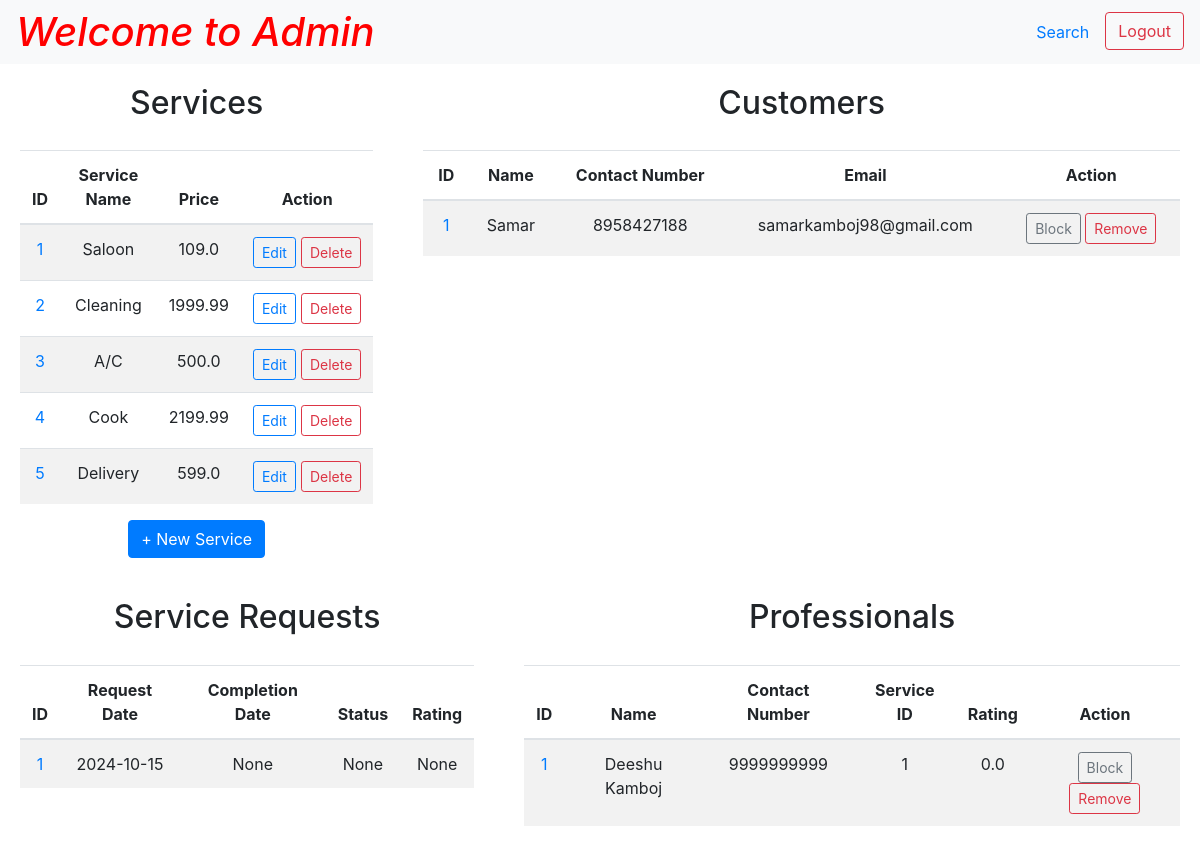
The app's page /admin (signed in) with its own data.
### tables this page shows
CREATE TABLE "services" (
    "id" INTEGER,
    "name" TEXT NOT NULL UNIQUE,
    "description" TEXT NOT NULL,
    "price" REAL NOT NULL,
    PRIMARY KEY("id")
);

CREATE TABLE "customers" (
    "id" INTEGER,
    "fname" TEXT NOT NULL,
    "lname" TEXT,
    "address" TEXT,
    "pincode" INTEGER,
    "contact_number" TEXT NOT NULL UNIQUE,
    "email" TEXT NOT NULL UNIQUE,
    "password" TEXT NOT NULL,
    "status" TEXT CHECK("status" in ('active', 'block')) DEFAULT 'active',
    PRIMARY KEY("id")
);

CREATE TABLE "service_requests" (
    "id" INTEGER,
    "service_id" INTEGER NOT NULL,
    "customer_id" INTEGER NOT NULL,
    "professional_id" INTEGER NOT NULL,
    "date_of_request" DATETIME DEFAULT CURRENT_TIMESTAMP,
    "date_of_completion" DATETIME,
    "status" TEXT CHECK("status" in ('requested', 'accepted', 'closed')),
    "rating" INTEGER,
    "remarks" TEXT,
    PRIMARY KEY("id"),
    FOREIGN KEY("service_id") REFERENCES "services"("id") ON DELETE CASCADE,
    FOREIGN KEY("customer_id") REFERENCES "customers"("id") ON DELETE CASCADE,
    FOREIGN KEY("professional_id") REFERENCES "professionals"("id") ON DELETE CASCADE
);

CREATE TABLE "professionals" (
    "id" INTEGER,
    "fname" TEXT NOT NULL,
    "lname" TEXT,
    "address" TEXT NOT NULL,
    "pincode" INTEGER NOT NULL,
    "contact_number" TEXT NOT NULL UNIQUE,
    "email" TEXT NOT NULL UNIQUE,
    "password" TEXT NOT NULL,
    "service_id" INTEGER NOT NULL,
    "experience" INTEGER,
    "description" TEXT NOT NULL,
    "date_created" DATETIME DEFAULT CURRENT_TIMESTAMP,
    "rating" REAL DEFAULT 0,
    "status" TEXT CHECK("status" in (NULL, 'active', 'block')) DEFAULT NULL,
    PRIMARY KEY("id"),
    FOREIGN KEY("service_id") REFERENCES "services"("id") ON DELETE CASCADE
);

### app.py (the view)
@app.route("/admin", methods=["GET", "POST"])
def admin():
    if request.method == "POST":
        ...
    else:
        if "username" in session and "password" in session:
            admin = helper.fetch_admin(username=session["username"],
                                        password=session["password"])
        else:
            admin = None
        if admin:
            professionals = helper.fetch_professionals()
            customers = helper.fetch_customers()
            services = helper.fetch_services()
            service_requests = helper.fetch_service_requests()
            return render_template("admin.html", professionals=professionals, customers=customers,
                                   services=services, requests=service_requests)
        else:
            return redirect(url_for("login"))

### app.py (called while the page is built)
@app.after_request
def add_header(response):
    response.headers['Cache-Control'] = 'no-store, no-cache, must-revalidate, post-check=0, pre-check=0, max-age=0'
    response.headers['Pragma'] = 'no-cache'
    response.headers['Expires'] = '-1'
    return response

### helper.py (called while the page is built)
def get_db():
    connection = sqlite3.connect("database.db")
    connection.execute("PRAGMA foreign_keys = ON")
    connection.row_factory = sqlite3.Row
    return connection

def fetch_admin(username, password):
    with get_db() as connection:
        db = connection.cursor()
        admin = db.execute("SELECT * FROM admins WHERE username = ? AND password = ?",
                (username, password)).fetchone()
        return admin

def fetch_customers():
    with get_db() as connection:
        db = connection.cursor()
        return db.execute("SELECT * FROM customers ORDER BY status").fetchall()

def fetch_professionals():
    with get_db() as connection:
        db = connection.cursor()
        return db.execute("SELECT * FROM professionals ORDER BY status, date_created").fetchall()

def fetch_services():
    with get_db() as connection:
        db = connection.cursor()
        return db.execute("SELECT * FROM services").fetchall()

def fetch_service_requests():
    with get_db() as connection:
        db = connection.cursor()
        return db.execute('''SELECT id, service_id, customer_id, professional_id,
                          DATE(date_of_request) as request_date, TIME(date_of_request) as request_time,
                          DATE(date_of_completion) as completion_date, TIME(date_of_completion) as completion_time,
                          status, rating, remarks FROM service_requests''').fetchall()

### templates/admin.html (shortened to what this page needs)
<!DOCTYPE html>
<html lang="en">
<head>
    <link rel="stylesheet" href="https://cdn.jsdelivr.net/npm/bootstrap@4.0.0/dist/css/bootstrap.min.css"
>
</head>
<body>
    <div class="page-wrapper">
        <nav class="navbar navbar-expand-lg navbar-light bg-light">
            <a href="/admin" style="text-decoration: none; color: red;">
                <h1>Welcome to Admin</h1>
            </a>
            <ul class="nav ml-auto">
                <li class="nav-item">
                    <a class="nav-link" href="/admin/search">Search</a>
                </li>
                <li>
                    <form action="/logout" class="d-inline">
                        <button type="submit" class="btn btn-outline-danger">Logout</button>
                    </form>
                </li>
            </ul>
        </nav>
        <div class="form-row text-center">
            <div class="col-4">
                <div class="form-container container-fluid">
                    <h2>Services</h2>
                    <div class="table-responsive">
                        <table class="table table-striped">
                            <thead>
                                <tr>
                                    <th>ID</th>
                                    <th>Service Name</th>
                                    <th>Price</th>
                                    <th>Action</th>
                                </tr>
                            </thead>
                            <tbody>
                                {% for service in services %}
                                <tr>
                                    <td>
                                        <a href="" data-toggle="modal"
                                            data-target="#serviceInfoModal{{ service['id'] }}">{{
                                            service['id'] }}</a>
                                    </td>
                                    <td>{{ service["name"] }}</td>
                                    <td>{{ service["price"] }}</td>
                                    <td>
                                        <div class="button-group">
                                            <button type="button" class="btn btn-outline-primary btn-sm"
                                                data-toggle="modal"
                                                data-target="#serviceEditModal{{ service['id'] }}">Edit</button>
                                            <form action="{{ url_for('service', subpath='delete', id=service['id']) }}"
                                                method="post"
                                                onsubmit="return confirm('Are you sure you want to delete this service because this will remove all related professionals from database?');">
                                                <button class="btn btn-outline-danger btn-sm"
                                                    type="submit">Delete</button>
                                            </form>
                                        </div>
                                    </td>
                                </tr>
                                {% endfor %}
                            </tbody>
                        </table>
                    </div>
                    <button type="button" class="btn btn-primary" data-toggle="modal" data-target="#serviceModal">
                        + New Service
                    </button>
                </div>
            </div>
            <div class="col-8">
                <div class="form-container container-fluid">
                    <h2>Customers</h2>
                    <div class="table-responsive">
                        <table class="table table-striped">
                            <thead>
                                <tr>
                                    <th>ID</th>
                                    <th>Name</th>
                                    <th>Contact Number</th>
                                    <th>Email</th>
                                    <th>Action</th>
                                </tr>
                            </thead>
                            <tbody>
                                {% for customer in customers %}
                                <tr>
                                    <td>
                                        <a href="" data-toggle="modal"
                                            data-target="#customerModal{{ customer['id'] }}">{{
                                            customer['id'] }}</a>
                                    </td>
                                    <td>{{ customer["fname"] + ' ' + customer["lname"] }}</td>
                                    <td>{{ customer["contact_number"] }}</td>
                                    <td>{{ customer["email"] }}</td>
                                    <td>
                                        {% if customer['status'] == 'active' %}
                                        <form
                                            action="{{ url_for('block_unblock', user='customer', id=customer['id']) }}"
                                            method="post">
                                            <button class="btn btn-outline-secondary btn-sm" type="submit" value="block"
                                                name="action">Block</button>
                                            <button class="btn btn-outline-danger btn-sm" type="submit" value="remove"
                                                name="action">Remove</button>
                                        </form>
                                        {% endif %}
                                    </td>
                                </tr>
                                {% endfor %}
                            </tbody>
                        </table>
                    </div>
                </div>
            </div>
        </div>
        <div class="form-row text-center">
            <div class="col-5">
                <div class="form-container container-fluid">
                    <h2>Service Requests</h2>
                    <div class="table-responsive">
                        <table class="table table-striped">
                            <thead>
                                <tr>
                                    <th>ID</th>
                                    <th>Request Date</th>
                                    <th>Completion Date</th>
                                    <th>Status</th>
                                    <th>Rating</th>
                                </tr>
                            </thead>
                            <tbody>
                                {% for request in requests %}
                                <tr>
                                    <td>
                                        <a href="" data-toggle="modal"
                                            data-target="#requestInfoModal{{ request['id'] }}">
                                            {{ request['id'] }}</a>
                                    </td>
                                    <td>{{ request['request_date'] }}</td>
                                    <td>{{ request['completion_date'] }}</td>
                                    <td>{{ request['status'] }}</td>
                                    <td>{{ request['rating'] }}</td>
                                </tr>
                                {% endfor %}
                            </tbody>
                        </table>
                    </div>
                </div>
            </div>
            <div class="col-7">
                <div class="form-container container-fluid">
                    <h2>Professionals</h2>
                    <div class="table-responsive">
                        <table class="table table-striped">
                            <thead>
                                <tr>
                                    <th>ID</th>
                                    <th>Name</th>
                                    <th>Contact Number</th>
                                    <th>Service ID</th>
                                    <th>Rating</th>
                                    <th>Action</th>
                                </tr>
                            </thead>
                            <tbody>
                                {% for professional in professionals %}
                                <tr>
                                    <td>
                                        <a href="" data-toggle="modal"
                                            data-target="#professionalModal{{ professional['id'] }}">{{
                                            professional['id']
                                            }}</a>
                                    </td>
                                    <td>{{ professional["fname"] + ' ' + professional["lname"] }}</td>
                                    <td>{{ professional["contact_number"] }}</td>
                                    <td>{{ professional["service_id"] }}</td>
                                    <td>{{ professional["rating"] }}</td>
                                    <td>
                                        {% if professional['status'] == None %}
                                        <form action="{{ url_for('accept_reject', id=professional['id']) }}"
                                            method="post">
                                            <button class="btn btn-outline-success btn-sm" type="submit" value="accept"
                                                name="action">Accept</button>
                                            <button class="btn btn-outline-danger btn-sm" type="submit" value="reject"
                                                name="action">Reject</button>
                                        </form>
                                        {% elif professional['status'] == 'active' %}
                                        <form
                                            action="{{ url_for('block_unblock', user='professional', id=professional['id']) }}"
                                            method="post">
                                            <button class="btn btn-outline-secondary btn-sm" type="submit" value="block"
                                                name="action">Block</button>
                                            <button class="btn btn-outline-danger btn-sm" type="submit" value="remove"
                                                name="action">Remove</button>
                                        </form>
                                        {% endif %}
                                    </td>
                                </tr>
                                {% endfor %}
                            </tbody>
                        </table>
                    </div>
                </div>
            </div>
        </div>
    </div>
</body>
</html>

### templates/admin.html (style rules this page uses)
html, body { height: 100%; margin: 0; overflow-x: hidden; }
.page-wrapper { display: flex; flex-direction: column; height: 100vh; overflow-x: hidden; }
.form-container { flex-grow: 1; width: 100%; padding: 20px; box-sizing: border-box; overflow-x: auto; }
h1 { font-style: italic; margin: 0; }
table { width: 100%; margin-top: 20px; table-layout: auto; }
.table-responsive { max-width: 100%; overflow-x: auto; }
.button-group { display: flex; gap: 5px; }

### records on screen
services: id "1", name "Saloon", price "109.0"
services: id "2", name "Cleaning", price "1999.99"
services: id "3", name "A/C", price "500.0"
services: id "4", name "Cook", price "2199.99"
services: id "5", name "Delivery", price "599.0"
customers: id "1", fname+lname "Samar", contact_number "8958427188", email "samarkamboj98@gmail.com"
service_requests: id "1", request_date "2024-10-15", completion_date "None", status "None", rating "None"
professionals: id "1", fname+lname "Deeshu Kamboj", contact_number "9999999999", service_id "1", rating "0.0"
